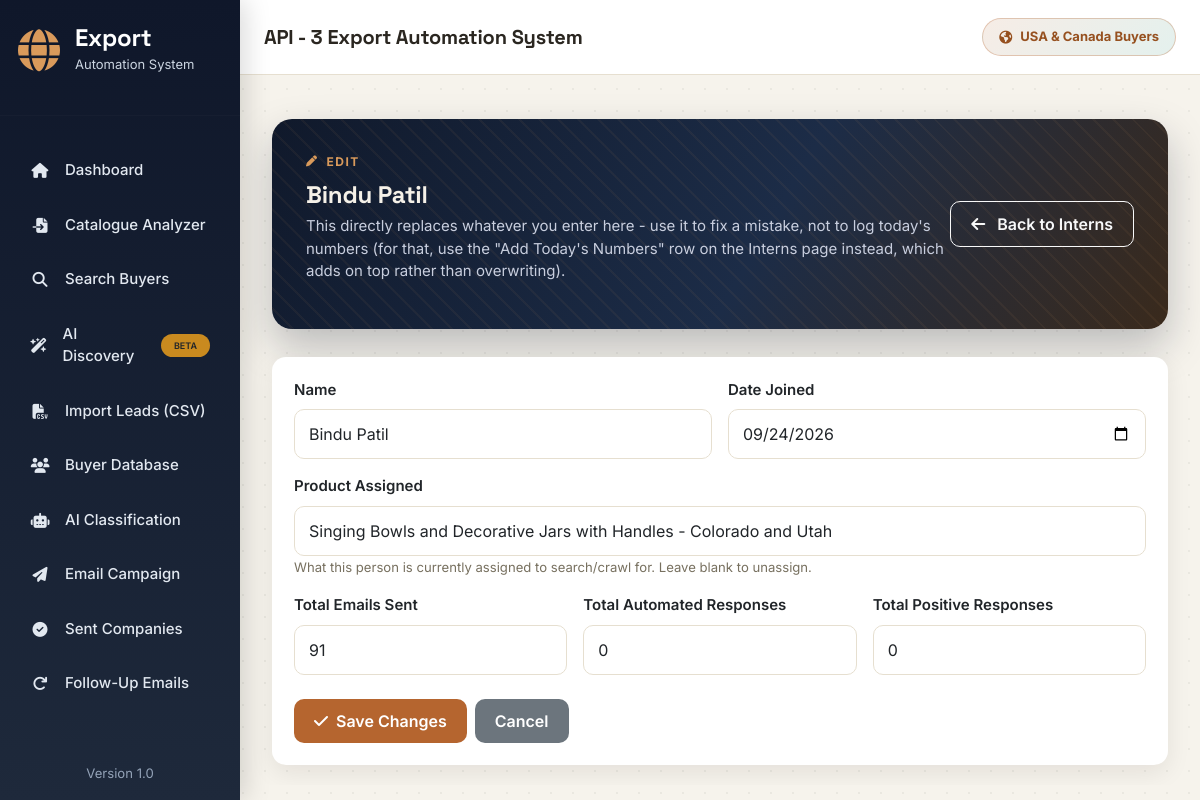
The app's page /team/7/edit with its own data.
### app/models.py (models this page shows, shortened)
class Intern(db.Model):
    __tablename__ = "interns"
    id = db.Column(db.Integer, primary_key=True)
    name = db.Column(db.String(150), nullable=False)
    status = db.Column(db.String(20), default="Active")
    product_assigned = db.Column(db.String(255))
    emails_sent = db.Column(db.Integer, default=0)
    automated_responses = db.Column(db.Integer, default=0)
    positive_responses = db.Column(db.Integer, default=0)
    date_joined = db.Column(db.Date, nullable=False)
    date_discontinued = db.Column(db.Date)
    created_at = db.Column(
        db.DateTime,
        default=datetime.utcnow
    )

### app/routes/team.py (the view, shortened to what this page needs)
@team_bp.route("/team/<int:intern_id>/edit", methods=["GET", "POST"])
def edit_intern(intern_id):
    repo = InternRepository()
    intern = repo.get(intern_id)
    if not intern:
        flash("That team member no longer exists.", "warning")
        return redirect(url_for("team.team"))
    return render_template(
        "edit_intern.html",
        intern=intern
    )

### app/services/database/intern_repository.py (called while the page is built)
    def get(self, intern_id):
        return Intern.query.get(intern_id)

### app/templates/edit_intern.html
{% extends "base.html" %}
{% block content %}
<div class="container mt-4 fade-up">
    <div class="hero-banner d-flex justify-content-between align-items-center">
        <div>
            <div class="hero-eyebrow">
                <i class="fa-solid fa-pen"></i>
                Edit
            </div>
            <h2>
                {{ intern.name }}
            </h2>
            <p>
                This directly replaces whatever you enter here - use it to
                fix a mistake, not to log today's numbers (for that, use
                the "Add Today's Numbers" row on the Interns page instead,
                which adds on top rather than overwriting).
            </p>
        </div>
        <a href="/team" class="btn btn-outline-light">
            <i class="fa-solid fa-arrow-left me-2"></i>
            Back to Interns
        </a>
    </div>
    <div class="card">
        <div class="card-body">
            <form method="POST">
                <div class="row g-3">
                    <div class="col-md-6">
                        <label class="form-label">Name</label>
                        <input
                            type="text"
                            name="name"
                            class="form-control"
                            value="{{ intern.name }}"
                            required>
                    </div>
                    <div class="col-md-6">
                        <label class="form-label">Date Joined</label>
                        <input
                            type="date"
                            name="date_joined"
                            class="form-control"
                            value="{{ intern.date_joined.strftime('%Y-%m-%d') if intern.date_joined else '' }}">
                    </div>
                    <div class="col-12">
                        <label class="form-label">Product Assigned</label>
                        <input
                            type="text"
                            name="product_assigned"
                            class="form-control"
                            placeholder="e.g. Candle Holders - Texas"
                            value="{{ intern.product_assigned or '' }}">
                        <small class="text-muted">
                            What this person is currently assigned to search/crawl for.
                            Leave blank to unassign.
                        </small>
                    </div>
                    <div class="col-md-4">
                        <label class="form-label">Total Emails Sent</label>
                        <input
                            type="number"
                            name="emails_sent"
                            class="form-control"
                            min="0"
                            value="{{ intern.emails_sent }}">
                    </div>
                    <div class="col-md-4">
                        <label class="form-label">Total Automated Responses</label>
                        <input
                            type="number"
                            name="automated_responses"
                            class="form-control"
                            min="0"
                            value="{{ intern.automated_responses }}">
                    </div>
                    <div class="col-md-4">
                        <label class="form-label">Total Positive Responses</label>
                        <input
                            type="number"
                            name="positive_responses"
                            class="form-control"
                            min="0"
                            value="{{ intern.positive_responses }}">
                    </div>
                </div>
                <div class="mt-4 d-flex gap-2">
                    <button type="submit" class="btn btn-primary">
                        <i class="fa-solid fa-check me-1"></i> Save Changes
                    </button>
                    <a href="/team" class="btn btn-secondary">Cancel</a>
                </div>
            </form>
        </div>
    </div>
</div>
{% endblock %}

### app/static/css/style.css (style rules this page uses)
:root { --primary:#b5652f; --primary-dark:#96501f; --sidebar:#0b1626; --sidebar-hover:#16233a; --success:#1f8a70; --danger:#c0392b; --warning:#c98a1f; --info:#2f6f8f; --background:#f6f3ec; --white:#ffffff; --border:#e6dfd0; --text:#2a2620; --muted:#77705f; --radius:14px; --shadow:0 8px 24px rgba(24,17,6,.08); --font-display:'Space Grotesk',sans-serif; --sidebar-width:270px; --sidebar-width-lg:240px; }
* { margin:0; padding:0; box-sizing:border-box; font-family:'Inter',sans-serif; }
html { overflow-x:hidden; width:100%; }
body { background:var(--background); background-image: radial-gradient(circle at 1px 1px, rgba(24,17,6,.05) 1px, transparent 0); background-size:22px 22px; color:var(--text); overflow-x:hidden; width:100%; font-size:15px; }
a { text-decoration:none; }
h1, h2, h3, h4, h5, h6 { font-family:var(--font-display); letter-spacing:-.01em; }
.card { border:none; border-radius:var(--radius); box-shadow:var(--shadow); transition:.25s ease; overflow:hidden; max-width:100%; }
.card-body { padding:22px; max-width:100%; }
.btn { border-radius:10px; padding:10px 20px; font-weight:600; transition:.25s; }
.btn-primary { background:var(--primary); border:none; }
.btn-secondary { border:none; }
.form-control { border-radius:10px; border:1px solid var(--border); padding:12px 14px; transition:.25s; max-width:100%; }
label { font-weight:600; margin-bottom:8px; }
.text-muted { color:var(--muted)!important; }
.fade-up { animation:fadeUp .5s ease; }
.hero-banner { position:relative; border-radius:20px; padding:30px 34px; margin-bottom:28px; overflow:hidden; max-width:100%; background: linear-gradient(120deg, #10192b 0%, #1c2c47 55%, #3a2a1c 100%); color:#f5f1e8; box-shadow:0 18px 40px rgba(16,25,43,.25); }
.hero-banner::before { content:""; position:absolute; inset:0; background-image: repeating-linear-gradient( 45deg, rgba(217,154,91,.06) 0, rgba(217,154,91,.06) 2px, transparent 2px, transparent 14px ); pointer-events:none; }
.hero-eyebrow { display:inline-flex; align-items:center; gap:8px; font-size:12px; font-weight:700; letter-spacing:1.5px; text-transform:uppercase; color:#d99a5b; margin-bottom:10px; }
.hero-eyebrow i { font-size:11px; }
.hero-banner h2 { font-family:var(--font-display); font-size:27px; font-weight:700; margin-bottom:6px; position:relative; }
.hero-banner p { color:#c8cede; max-width:640px; position:relative; }
@media (max-width:1366px) { .hero-banner h2 { font-size:24px; } }

### records on screen
Intern: name "Bindu Patil", date_joined "09/24/2026", product_assigned "Singing Bowls and Decorative Jars with Handles - Colorado and Utah", emails_sent "91", automated_responses "0", positive_responses "0"
